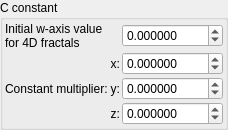
            <widget class="QGroupBox" name="groupBox_2">
             <property name="title">
              <string>C constant</string>
             </property>
             <layout class="QVBoxLayout" name="verticalLayout_2">
              <property name="leftMargin">
               <number>2</number>
              </property>
              <property name="topMargin">
               <number>2</number>
              </property>
              <property name="rightMargin">
               <number>2</number>
              </property>
              <property name="bottomMargin">
               <number>2</number>
              </property>
              <item>
               <layout class="QGridLayout" name="gridLayout_3">
                <property name="leftMargin">
                 <number>0</number>
                </property>
                <property name="topMargin">
                 <number>0</number>
                </property>
                <property name="spacing">
                 <number>2</number>
                </property>
                <item row="2" column="2">
                 <widget class="MyDoubleSpinBox" name="spinbox3_fractal_constant_factor_y">
                  <property name="sizePolicy">
                   <sizepolicy hsizetype="Minimum" vsizetype="Maximum">
                    <horstretch>0</horstretch>
                    <verstretch>0</verstretch>
                   </sizepolicy>
                  </property>
                  <property name="toolTip">
                   <string>&lt;html&gt;&lt;head/&gt;&lt;body&gt;&lt;p&gt;Multiplies fractal c constant by this value.&lt;/p&gt;&lt;/body&gt;&lt;/html&gt;</string>
                  </property>
                  <property name="prefix">
                   <string />
                  </property>
                  <property name="suffix">
                   <string />
                  </property>
                  <property name="decimals">
                   <number>6</number>
                  </property>
                  <property name="minimum">
                   <double>-1000.000000000000000</double>
                  </property>
                  <property name="maximum">
                   <double>1000.000000000000000</double>
                  </property>
                  <property name="singleStep">
                   <double>0.100000000000000</double>
                  </property>
                 </widget>
                </item>
                <item row="2" column="1">
                 <widget class="QLabel" name="label_347">
                  <property name="sizePolicy">
                   <sizepolicy hsizetype="Maximum" vsizetype="Preferred">
                    <horstretch>0</horstretch>
                    <verstretch>0</verstretch>
                   </sizepolicy>
                  </property>
                  <property name="text">
                   <string>y:</string>
                  </property>
                  <property name="alignment">
                   <set>Qt::AlignRight|Qt::AlignTrailing|Qt::AlignVCenter</set>
                  </property>
                 </widget>
                </item>
                <item row="1" column="1">
                 <widget class="QLabel" name="label_346">
                  <property name="sizePolicy">
                   <sizepolicy hsizetype="Maximum" vsizetype="Preferred">
                    <horstretch>0</horstretch>
                    <verstretch>0</verstretch>
                   </sizepolicy>
                  </property>
                  <property name="text">
                   <string>x:</string>
                  </property>
                  <property name="alignment">
                   <set>Qt::AlignRight|Qt::AlignTrailing|Qt::AlignVCenter</set>
                  </property>
                 </widget>
                </item>
                <item row="0" column="0">
                 <widget class="QLabel" name="label_172">
                  <property name="text">
                   <string>Initial w-axis value
for 4D fractals</string>
                  </property>
                 </widget>
                </item>
                <item row="1" column="0" rowspan="3">
                 <widget class="QLabel" name="label_135">
                  <property name="text">
                   <string>Constant multiplier:</string>
                  </property>
                 </widget>
                </item>
                <item row="1" column="2">
                 <widget class="MyDoubleSpinBox" name="spinbox3_fractal_constant_factor_x">
                  <property name="sizePolicy">
                   <sizepolicy hsizetype="Minimum" vsizetype="Maximum">
                    <horstretch>0</horstretch>
                    <verstretch>0</verstretch>
                   </sizepolicy>
                  </property>
                  <property name="toolTip">
                   <string>&lt;html&gt;&lt;head/&gt;&lt;body&gt;&lt;p&gt;Multiplies fractal c constant by this value.&lt;/p&gt;&lt;/body&gt;&lt;/html&gt;</string>
                  </property>
                  <property name="prefix">
                   <string />
                  </property>
                  <property name="suffix">
                   <string />
                  </property>
                  <property name="decimals">
                   <number>6</number>
                  </property>
                  <property name="minimum">
                   <double>-1000.000000000000000</double>
                  </property>
                  <property name="maximum">
                   <double>1000.000000000000000</double>
                  </property>
                  <property name="singleStep">
                   <double>0.100000000000000</double>
                  </property>
                 </widget>
                </item>
                <item row="3" column="1">
                 <widget class="QLabel" name="label_348">
                  <property name="sizePolicy">
                   <sizepolicy hsizetype="Maximum" vsizetype="Preferred">
                    <horstretch>0</horstretch>
                    <verstretch>0</verstretch>
                   </sizepolicy>
                  </property>
                  <property name="text">
                   <string>z:</string>
                  </property>
                  <property name="alignment">
                   <set>Qt::AlignRight|Qt::AlignTrailing|Qt::AlignVCenter</set>
                  </property>
                 </widget>
                </item>
                <item row="3" column="2">
                 <widget class="MyDoubleSpinBox" name="spinbox3_fractal_constant_factor_z">
                  <property name="sizePolicy">
                   <sizepolicy hsizetype="Minimum" vsizetype="Maximum">
                    <horstretch>0</horstretch>
                    <verstretch>0</verstretch>
                   </sizepolicy>
                  </property>
                  <property name="toolTip">
                   <string>&lt;html&gt;&lt;head/&gt;&lt;body&gt;&lt;p&gt;Multiplies fractal c constant by this value.&lt;/p&gt;&lt;/body&gt;&lt;/html&gt;</string>
                  </property>
                  <property name="prefix">
                   <string />
                  </property>
                  <property name="suffix">
                   <string />
                  </property>
                  <property name="decimals">
                   <number>6</number>
                  </property>
                  <property name="minimum">
                   <double>-1000.000000000000000</double>
                  </property>
                  <property name="maximum">
                   <double>1000.000000000000000</double>
                  </property>
                  <property name="singleStep">
                   <double>0.100000000000000</double>
                  </property>
                 </widget>
                </item>
                <item row="0" column="2">
                 <widget class="MyDoubleSpinBox" name="spinbox_initial_waxis">
                  <property name="sizePolicy">
                   <sizepolicy hsizetype="Minimum" vsizetype="Maximum">
                    <horstretch>0</horstretch>
                    <verstretch>0</verstretch>
                   </sizepolicy>
                  </property>
                  <property name="toolTip">
                   <string>&lt;html&gt;&lt;head/&gt;&lt;body&gt;&lt;p&gt;Multiplies fractal c constant by this value.&lt;/p&gt;&lt;/body&gt;&lt;/html&gt;</string>
                  </property>
                  <property name="prefix">
                   <string />
                  </property>
                  <property name="suffix">
                   <string />
                  </property>
                  <property name="decimals">
                   <number>6</number>
                  </property>
                  <property name="minimum">
                   <double>-1000.000000000000000</double>
                  </property>
                  <property name="maximum">
                   <double>1000.000000000000000</double>
                  </property>
                  <property name="singleStep">
                   <double>0.100000000000000</double>
                  </property>
                 </widget>
                </item>
               </layout>
              </item>
             </layout>
            </widget>
